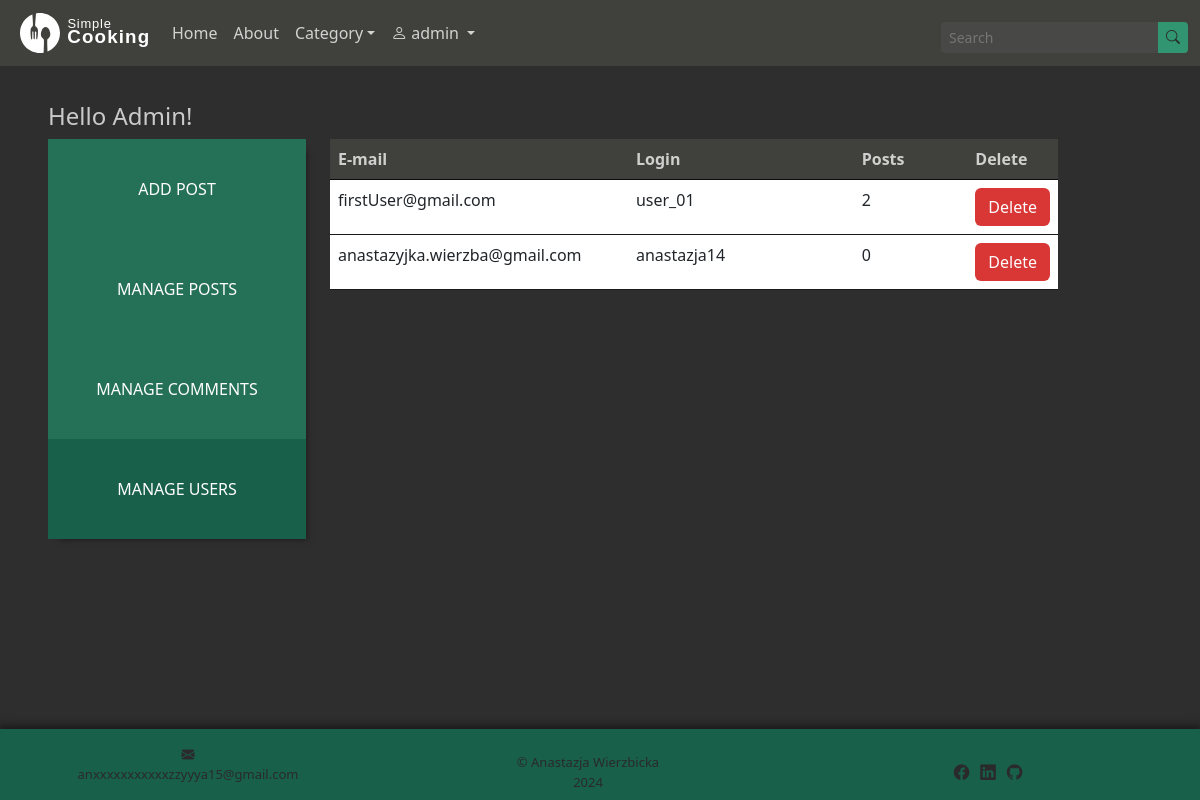
The app's page /admin_user/manageUsers.php (signed in) with its own data.
### tables this page shows
CREATE TABLE `users` (
  `id` int(11) UNSIGNED NOT NULL,
  `email` varchar(100) NOT NULL,
  `login` varchar(50) NOT NULL,
  `password` varchar(255) NOT NULL,
  `is_admin` tinyint(1) NOT NULL,
  `token` int(6) NOT NULL
);

### admin_user/config/connect.php (called while the page is built, shortened)
<?php
$root = getenv('ROOT_URL');

### admin_user/manageUsers.php (the view, shortened to what this page needs)
<?php
$name = "manageusers";
require "parts/navbar.php";
$current_user = $_SESSION['user_id'];
$user_query = "SELECT * FROM users WHERE NOT id=$current_user";
$user_result = mysqli_query($conn, $user_query);
?>
            <div class="container-fluid main-container">
            <div class="row"><h4>Hello Admin!</h4></div>
            <div class="row">
                <div class="col-lg-3 col-md-12 col-sm-12 col-12 side-panel">
                    <div class="manage">
                    <a href="<?= $root ?>admin_user/createPost.php"><div class="manage-panel">ADD POST</div></a>
                    <a href="<?= $root ?>admin_user/"><div class="manage-panel">MANAGE POSTS</div></a>
                    <a href="<?= $root ?>admin_user/manageComments.php"><div class="manage-panel">MANAGE COMMENTS</div></a>
                    <a href="<?= $root ?>admin_user/manageUsers.php"><div class="manage-panel active">MANAGE USERS</div></a>
                    </div>
                </div>
                <div class="col-lg-8 col-md-12 col-sm-12 col-12  info-table ">
                <?php if(mysqli_num_rows($user_result) > 0) : ?>
                    <table class="table">
                        <thead class="table-light sticky-header">
                            <tr>
                                <th scope="col" class="col-5">E-mail</th>
                                <th scope="col" class="col-4">Login</th>
                                <th scope="col" class="col-2">Posts</th>
                                <th scope="col" class="col-1">Delete</th>
                            </tr>
                        </thead>
                        <tbody>
                        <?php while($user = mysqli_fetch_assoc($user_result)) : ?>
                            <?php
                                    $id = $user['id'];
                                    $post_number = "SELECT COUNT(*) AS posts_number FROM posts WHERE user_id=$id";
                                    $post_number_result = mysqli_query($conn, $post_number);
                                    $number = mysqli_fetch_assoc($post_number_result);
                            ?>
                            <tr>
                                <td scope="row"><?= $user['email'] ?></td>
                                <td><?= $user['login'] ?></td>
                                <td><?= $number['posts_number'] ?></td>
                                <td><a href="<?= $root ?>admin_user/deleteUsers.php?id=<?= $user['id'] ?>"><button class="btn btn-danger" type="submit">Delete</button></a></td>
                            </tr>
                        <?php endwhile; ?>
                        </tbody>
                    </table>
                    <?php else : ?>
                        <div class="alert alert-secondary d-flex align-items-center fw-bold" role="alert"><?= "No users to show." ?></div>
                    <?php endif; ?>
                </div>
            </div>
            </div>
            <?php require "parts/footer.php"; ?>

### admin_user/parts/navbar.php (shortened to what this page needs)
<?php
require 'config/database.php';
if(isset($_SESSION['user_id'])){
    $id = filter_var($_SESSION['user_id'],FILTER_SANITIZE_NUMBER_INT);
    $query = "SELECT login FROM users WHERE id=$id";
    $result = mysqli_query($conn, $query);
    $login = mysqli_fetch_assoc($result);
}
$query_color_mode = "SELECT * FROM colormode WHERE user_id = $id";
$result_color_mode = mysqli_query($conn, $query_color_mode);
$theme = mysqli_fetch_assoc($result_color_mode);
$color_mode = $theme['color_mode'];
$bodyThemeClass = ($color_mode == 0) ? '' : 'dark-theme';
$logoTheme = ($color_mode == 0) ? 'path13547.svg' : 'pathWhite.svg';
$logoTextTheme = ($color_mode == 0) ? 'textGreen.svg' : 'textWhite.svg';
if($name=="manageusers"){
    $style="managepages";
}
elseif($name=="managecomments"){
     $style="managepages";
     $title="Manage Comments";
    }
elseif($name=="manageposts"){
    $style="managepages";
    $title="Manage Posts";
}
elseif($name=="editpost"){
    $style="createpost";
    $title="Edit Post";
    $script="<script src='../scripts/createPost.js?v=<?php echo time(); ?>'></script>";
}
elseif($name=="createpost"){
    $style="createpost";
    $title="Create Post";
    $script="<script src='../scripts/createPost.js?v=<?php echo time(); ?>'></script>";
}
?>
<!DOCTYPE html>
<html>
    <head lang="en">
        <link href="https://cdn.jsdelivr.net/npm/bootstrap@5.3.0-alpha1/dist/css/bootstrap.min.css" rel="stylesheet">
        <link rel="stylesheet" href="https://cdn.jsdelivr.net/npm/bootstrap-icons@1.10.3/font/bootstrap-icons.css">
        <link rel="stylesheet" href="../styles/navbar_footer.css?v=<?php echo time(); ?>">
        <link rel="stylesheet" href="../styles/<?=$style?>.css?v=<?php echo time(); ?>">
        <link rel="stylesheet" href="../styles/dark_light_mode.css?v=<?php echo time(); ?>">
    </head>
<body class="<?= $bodyThemeClass ?>">
        <div class="container-fluid m-0 p-0 position-relative" style="min-height: 100vh;">
            <nav class="color-nav navbar navbar-expand-lg bg-body-tertiary p-0">
                <div class="container-fluid">
                <a class="navbar-brand" aria-current="page" href="<?= $root ?>index.php"><img class="img-fluid m-2 logo" id="logo" width="40" height="40" src="../images/<?= $logoTheme ?>"><img class="img-fluid" id="logoText" width="80" height="80" src="../images/<?= $logoTextTheme ?>"></a>
                <div class="collapse navbar-collapse" id="navbarSupportedContent">
                <ul class="navbar-nav">
                <li class="nav-item">
                    <a class="nav-link login-link" href="<?= $root ?>index.php">Home</a>
                </li>
                <li class="nav-item">
                    <a class="nav-link login-link" href="<?= $root ?>about.php">About</a>
                </li>
                <li class="nav-item dropdown login-link">
                <a class="nav-link dropdown-toggle" href="<?= $root ?>category.php" role="button" data-bs-toggle="dropdown" aria-expanded="false">
                Category</a>
                </li>
                <?php if(isset($_SESSION['user_id'])) : ?>
            <li class="nav-item dropdown login-link">
                <a class="nav-link dropdown-toggle " href="#" role="button" data-bs-toggle="dropdown" aria-expanded="false">
                <i class="bi bi-person pe-1"></i><?php echo htmlspecialchars($login['login'])?>
                </a>
            </li>
            <?php else : ?>
            <li class="nav-item">
                <a class="nav-link login-link" href="signIn.php">Log in</a>
            </li>
            <?php endif; ?>
                </ul>
                <form class="d-flex input-group justify-content-end searchForm mt-2 mt-sm-2 mt-md-2" role="search" action="<?= $root ?>search.php" method="GET">
                    <input class="search form-control-sm border-0" type="search" name="search" placeholder="Search" aria-label="Search" aria-describedby="searchbtn">
                    <button class="btn btn-sm btn-successNav border-0" type="submit" name="submit" id="searchbtn"><i class="bi bi-search"></i></button>
                </form>
                </div>
                </div>
            </nav>

### styles/navbar_footer.css (style rules this page uses)
body { width: 100%; height: 100%; min-height: 100vh; padding: 0; margin: 0; background-color: var(--backgroundColor); }
.color-nav { height: 10%; background-color: var(--navbarColor) !important; }
.logo { transition: transform .4s ease-in-out; }
.btn-successNav { background-color: var(--lightGreenBut); color: var(--footerText); border-color: transparent; }
.login-link { white-space: nowrap; position: relative; text-align: center; }
.nav-link { color: var(--navlink) !important; }
input { background-color: var(--white); color: var(--main-color); }
.login-link::after { content: ""; position: absolute; background-color: var(--lightGreen); box-shadow: 0 2px 5px var(--boxShadow); height: 2px; width: 0%; left: 0; bottom: -2px; transition: 0.3s; }

### styles/managepages.css (style rules this page uses)
.main-container { padding-bottom: 6%; margin-top: 3%; padding-left: 4%; padding-right: 4%; color: var(--main-color); }
h4 { color: var(--header-colors); }
.manage-panel { color: var(--btnText); background-color: var(--lightGreen); display: flex; justify-content: center; align-items: center; text-align: center; min-height: 100px; }
a .manage-panel.active { cursor:default; background-color: var(--darkGreen); color: var(--btnText); }
.manage { box-shadow: 6px 6px 6px -6px var(--boxShadow); }
.manage a { text-decoration: none; }
.table { color: var(--main-color) !important; }
.info-table { max-height: 400px; overflow-y: auto; position: relative; }
th, td { padding: 8px; text-align: left; border-bottom: var(--table-border) 1px solid; }
tr:nth-child(odd) { background-color: var(--odd-bg-color); }
tr:nth-child(even) { background-color: var(--navbarColor); }
.sticky-header th { position: sticky; top: 0; background-color: var(--navbarColor); border-bottom: 1px solid var(--thead-border); color: var(--header-colors); }
.btn-danger { background-color: var(--btn-danger); border-color: transparent; color: var(--btnText); }

### styles/dark_light_mode.css (style rules this page uses)
:root { --backgroundColor: #faf9f7; --main-color: #2d3135; --navbarColor: #ECEADF; --lighterGreen: #2f8b6b; --lightGreen: #257157; --darkGreen: #18604a; --lightGreenBut: #257157; --darkGreenBut: #18604a; --aboutGreen: #18604a; --aboutWhite: #ECEADF; --btnText: #fdfdfd; --navlink: rgba(0,0,0,0.65); --activnavLink: black; --dropdown-item-hover: #bed5be;; --boxShadow: #666666ca; --footerText:rgb(215, 215, 215); --footerHoverText: rgb(255, 255, 255); --white: #fff; --card-date: #999999; --card-title: #4b4b4b; --little-card-subtitle: #666; --small-color: #848484; --table-border: #c9c9c9; --thead-border: #b4b4b4; --header-colors: rgba(0,0,0,0.75); --odd-bg-table: #eceadf00; --btn-danger: rgb(203, 62, 62); --btn-danger-hover: #af3535; --light-grey: #dddddd; --dark-grey: #3b3b3b; }
.dark-theme { --backgroundColor: #2e2e2e; --navbarColor: #40403d; --main-color: #939594; --lightGreenBut: #319572; --darkGreenBut: #218567; --btn-danger: rgb(217, 54, 54); --btn-danger-hover: #b52323; --aboutGreen: #2ab78d; --aboutWhite: #181818; --navlink: rgba(255, 255, 255, 0.764); --activnavLink: white; --dropdown-item-hover: #387860; --boxShadow: #121212ca; --white: #484847; --card-title: #9c9c9c; --little-card-subtitle: #838383; --table-border: #1a1a1a; --thead-border: rgb(11, 11, 11); --header-colors: rgba(255, 255, 255, 0.75); --light-grey: #212121; --dark-grey: #9c9c9c; --footerText:rgb(42, 42, 42); --footerHoverText: rgb(28, 28, 28); }

### records on screen
users: login "admin"
users: email "firstUser@gmail.com", login "user_01", posts_number "2"
users: email "anastazyjka.wierzba@gmail.com", login "anastazja14", posts_number "0"
